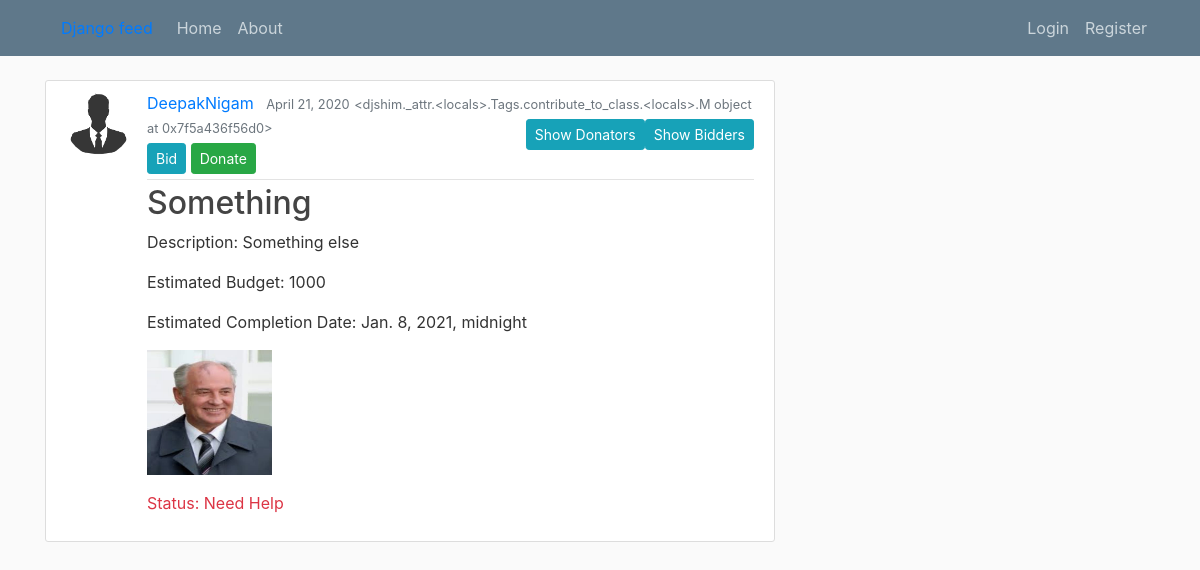
The page /post/6/ on the database as committed earlier.
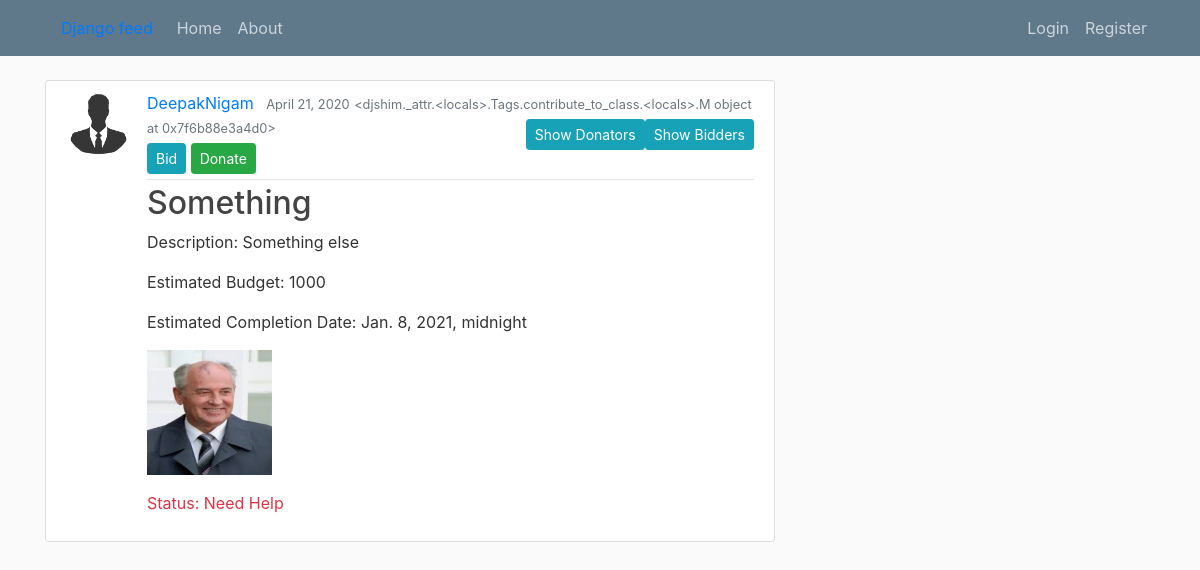
The same page on the database as committed later.
### feed/models.py (models this page shows, shortened)
class service(models.Model):
	title = models.CharField(max_length=100)
	content = models.TextField()
	tags = TaggableManager()
	created_by = models.ForeignKey(User,on_delete=models.CASCADE,related_name="creator")
	date_of_creation = models.DateTimeField(default=timezone.now)
	status = models.CharField(max_length=100,default="Need Help")
	provider = models.ForeignKey(User,on_delete=models.CASCADE,blank=True,null=True,related_name="assignee")
	estimate_budget = models.IntegerField()
	expected_date_of_completion = models.DateTimeField()
	service_pre_Img = models.ImageField(default='default_incomplete.png',upload_to='before_service/')
	complete_info = models.TextField(default="Service Completed")
	service_post_Img = models.ImageField(default='default_incomplete.png',upload_to='after_service/')

### users/models.py (models this page shows, shortened)
class Profile(models.Model):
	user = models.OneToOneField(User, on_delete=models.CASCADE)
	image = models.ImageField(default='default.png',upload_to="profile_pics")

### feed/views.py (the view)
# urls.py: path('post/<int:pk>/', PostDetailView.as_view(), name='post-detail'),
class PostDetailView(DetailView):
    model = service
    template_name = "feed/post_detail.html"

### feed/templates/feed/post_detail.html (shortened to what this page needs)
{% extends "feed/base.html" %}
{% block content %}
  <article class="media content-section">
    <img class="rounded-circle article-img" src="{{ object.created_by.profile.image.url }}">
    <div class="media-body">
      <div class="article-metadata">
        <a class="mr-2" href="{% url 'user-posts' object.created_by.username %}">{{ object.created_by }}</a>
        <small class="text-muted">{{ object.date_of_creation|date:"F d, Y" }}</small>
        <small class="text-muted">{{ object.tags }}</small>
        <a class="btn btn-info btn-sm mt-1 mb-1 float-right" href="{% url 'show-bidders' object.id %}">Show Bidders</a>
        <a class="btn btn-info btn-sm mt-1 mb-1 float-right" href="{% url 'show-donators' object.id %}">Show Donators</a>
        {% if object.status == "Need Help" %}
          <div>
            <a class="btn btn-info btn-sm mt-1 mb-1" href="{% url 'post-bid' object.id %}">Bid</a>
            <a class="btn btn-success btn-sm mt-1 mb-1" href="{% url 'post-donate' object.id %}">Donate</a>
          </div>
        {% endif %}
      </div>
      <div>
        <h2 class="article-title">{{ object.title }}</h2>
        <p class="article-content">Description: {{ object.content }}</p>
        <p class="article-content">Estimated Budget: {{ object.estimate_budget }}</p>
        <p class="article-content">Estimated Completion Date: {{ object.expected_date_of_completion }}</p>
        <img class="account-img" src="{{ object.service_pre_Img.url }}">
        {% if object.status == "Need Help" %}
          <p class="article-content text-danger">Status: {{object.status }}</p>
        {% endif %}
      </div>
    </div>
  </article>
{% endblock content %}

Rows that differ between the two databases and show on the page:
changed service "Something": tags "<djshim._attr.<locals>.Tags.contribute_to_class.<locals>.M object at 0x7f5a436f56d0>" → "<djshim._attr.<locals>.Tags.contribute_to_class.<locals>.M object at 0x7f6b88e3a4d0>"
